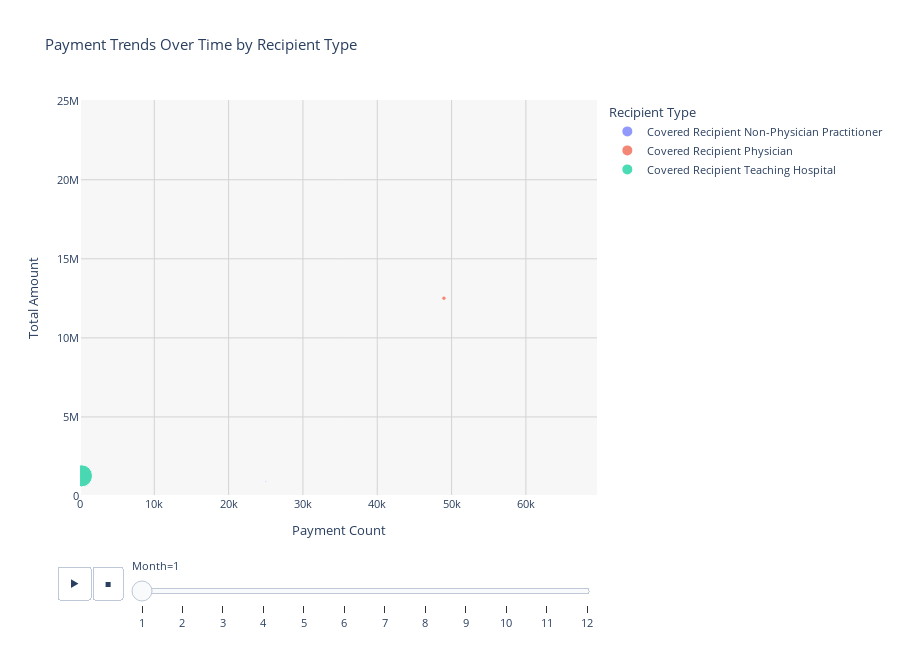

The notebook cell saved with this chart:
### Code cell
# Animated bubble chart showing payment trends over time
if all(col in df.columns for col in ['Payment_Month', 'Covered_Recipient_Type']):
    
    # Aggregate by month and recipient type
    df_animated = df.groupby(['Payment_Month', 'Covered_Recipient_Type']).agg({
        'Total_Amount_of_Payment_USDollars': ['sum', 'mean', 'count']
    }).reset_index()
    
    df_animated.columns = ['Month', 'Recipient_Type', 'Total_Amount', 'Avg_Amount', 'Payment_Count']
    
    fig = adv_visualizer.create_animated_bubble(
        df_animated,
        x_col='Payment_Count',
        y_col='Total_Amount',
        size_col='Avg_Amount',
        color_col='Recipient_Type',
        animation_col='Month',
        title='Payment Trends Over Time by Recipient Type'
    )
    
    fig.show()

### Figure 1 — Plotly figure (JSON) as saved in the notebook; plotly's stock layout.template omitted (floating-point values rounded to 4 significant figures)
{"data": [{"customdata": [[36.46, 1.0]], "hovertemplate": "<b>%{hovertext}</b><br><br>Recipient Type=Covered Recipient Non-Physician Practitioner<br>Month=%{customdata[1]}<br>Payment Count=%{x:,}<br>Total Amount=%{y:$,.0f}<br>Avg_Amount=%{customdata[0]:$,.2f}<extra></extra>", "hovertext": ["Covered Recipient Non-Physician Practitioner"], "legendgroup": "Covered Recipient Non-Physician Practitioner", "marker": {"color": "#636efa", "size": [36.46], "sizemode": "area", "sizeref": 26.43, "symbol": "circle"}, "mode": "markers", "name": "Covered Recipient Non-Physician Practitioner", "orientation": "v", "showlegend": true, "type": "scatter", "x": [25010], "xaxis": "x", "y": [911800.0], "yaxis": "y"}, {"customdata": [[255.5, 1.0]], "hovertemplate": "<b>%{hovertext}</b><br><br>Recipient Type=Covered Recipient Physician<br>Month=%{customdata[1]}<br>Payment Count=%{x:,}<br>Total Amount=%{y:$,.0f}<br>Avg_Amount=%{customdata[0]:$,.2f}<extra></extra>", "hovertext": ["Covered Recipient Physician"], "legendgroup": "Covered Recipient Physician", "marker": {"color": "#EF553B", "size": [255.5], "sizemode": "area", "sizeref": 26.43, "symbol": "circle"}, "mode": "markers", "name": "Covered Recipient Physician", "orientation": "v", "showlegend": true, "type": "scatter", "x": [48972], "xaxis": "x", "y": [12510000.0], "yaxis": "y"}, {"customdata": [[6435.0, 1.0]], "hovertemplate": "<b>%{hovertext}</b><br><br>Recipient Type=Covered Recipient Teaching Hospital<br>Month=%{customdata[1]}<br>Payment Count=%{x:,}<br>Total Amount=%{y:$,.0f}<br>Avg_Amount=%{customdata[0]:$,.2f}<extra></extra>", "hovertext": ["Covered Recipient Teaching Hospital"], "legendgroup": "Covered Recipient Teaching Hospital", "marker": {"color": "#00cc96", "size": [6435.0], "sizemode": "area", "sizeref": 26.43, "symbol": "circle"}, "mode": "markers", "name": "Covered Recipient Teaching Hospital", "orientation": "v", "showlegend": true, "type": "scatter", "x": [198], "xaxis": "x", "y": [1274000.0], "yaxis": "y"}], "layout": {"font": {"size": 11}, "height": 650, "legend": {"itemsizing": "constant", "title": {"text": "Recipient Type"}, "tracegroupgap": 0}, "plot_bgcolor": "rgba(240,240,240,0.5)", "sliders": [{"active": 0, "currentvalue": {"prefix": "Month="}, "len": 0.9, "pad": {"b": 10, "t": 60}, "steps": [{"args": [["1"], {"frame": {"duration": 0, "redraw": false}, "fromcurrent": true, "mode": "immediate", "transition": {"duration": 0, "easing": "linear"}}], "label": "1", "method": "animate"}, {"args": [["2"], {"frame": {"duration": 0, "redraw": false}, "fromcurrent": true, "mode": "immediate", "transition": {"duration": 0, "easing": "linear"}}], "label": "2", "method": "animate"}, {"args": [["3"], {"frame": {"duration": 0, "redraw": false}, "fromcurrent": true, "mode": "immediate", "transition": {"duration": 0, "easing": "linear"}}], "label": "3", "method": "animate"}, {"args": [["4"], {"frame": {"duration": 0, "redraw": false}, "fromcurrent": true, "mode": "immediate", "transition": {"duration": 0, "easing": "linear"}}], "label": "4", "method": "animate"}, {"args": [["5"], {"frame": {"duration": 0, "redraw": false}, "fromcurrent": true, "mode": "immediate", "transition": {"duration": 0, "easing": "linear"}}], "label": "5", "method": "animate"}, {"args": [["6"], {"frame": {"duration": 0, "redraw": false}, "fromcurrent": true, "mode": "immediate", "transition": {"duration": 0, "easing": "linear"}}], "label": "6", "method": "animate"}, {"args": [["7"], {"frame": {"duration": 0, "redraw": false}, "fromcurrent": true, "mode": "immediate", "transition": {"duration": 0, "easing": "linear"}}], "label": "7", "method": "animate"}, {"args": [["8"], {"frame": {"duration": 0, "redraw": false}, "fromcurrent": true, "mode": "immediate", "transition": {"duration": 0, "easing": "linear"}}], "label": "8", "method": "animate"}, {"args": [["9"], {"frame": {"duration": 0, "redraw": false}, "fromcurrent": true, "mode": "immediate", "transition": {"duration": 0, "easing": "linear"}}], "label": "9", "method": "animate"}, {"args": [["10"], {"frame": {"duration": 0, "redraw": false}, "fromcurrent": true, "mode": "immediate", "transition": {"duration": 0, "easing": "linear"}}], "label": "10", "method": "animate"}, {"args": [["11"], {"frame": {"duration": 0, "redraw": false}, "fromcurrent": true, "mode": "immediate", "transition": {"duration": 0, "easing": "linear"}}], "label": "11", "method": "animate"}, {"args": [["12"], {"frame": {"duration": 0, "redraw": false}, "fromcurrent": true, "mode": "immediate", "transition": {"duration": 0, "easing": "linear"}}], "label": "12", "method": "animate"}], "x": 0.1, "xanchor": "left", "y": 0, "yanchor": "top"}], "title": {"text": "Payment Trends Over Time by Recipient Type"}, "updatemenus": [{"buttons": [{"args": [null, {"frame": {"duration": 800, "redraw": false}, "fromcurrent": true, "mode": "immediate", "transition": {"duration": 500, "easing": "linear"}}], "label": "&#9654;", "method": "animate"}, {"args": [[null], {"frame": {"duration": 0, "redraw": false}, "fromcurrent": true, "mode": "immediate", "transition": {"duration": 0, "easing": "linear"}}], "label": "&#9724;", "method": "animate"}], "direction": "left", "pad": {"r": 10, "t": 70}, "showactive": false, "type": "buttons", "x": 0.1, "xanchor": "right", "y": 0, "yanchor": "top"}], "xaxis": {"anchor": "y", "domain": [0, 1], "gridcolor": "lightgray", "range": [0, 69570.0], "title": {"text": "Payment Count"}}, "yaxis": {"anchor": "x", "domain": [0, 1], "gridcolor": "lightgray", "range": [0, 25040000.0], "title": {"text": "Total Amount"}}}}
